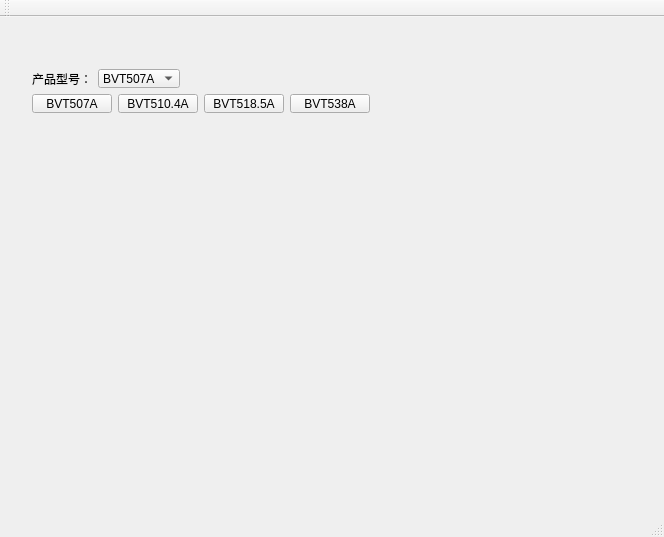
<?xml version="1.0" encoding="UTF-8"?>
<ui version="4.0">
 <class>Foundation</class>
 <widget class="QMainWindow" name="Foundation">
  <property name="geometry">
   <rect>
    <x>0</x>
    <y>0</y>
    <width>664</width>
    <height>537</height>
   </rect>
  </property>
  <property name="windowTitle">
   <string>Foundation</string>
  </property>
  <property name="styleSheet">
   <string notr="true">font: 11pt &quot;微软雅黑&quot;;</string>
  </property>
  <widget class="QWidget" name="centralWidget">
   <layout class="QGridLayout" name="gridLayout">
    <item row="0" column="0">
     <widget class="QStackedWidget" name="stackedWidget">
      <property name="currentIndex">
       <number>1</number>
      </property>
      <widget class="QWidget" name="page_login">
       <layout class="QGridLayout" name="gridLayout_3">
        <item row="0" column="1">
         <spacer name="verticalSpacer_2">
          <property name="orientation">
           <enum>Qt::Vertical</enum>
          </property>
          <property name="sizeHint" stdset="0">
           <size>
            <width>20</width>
            <height>103</height>
           </size>
          </property>
         </spacer>
        </item>
        <item row="1" column="0">
         <spacer name="horizontalSpacer_3">
          <property name="orientation">
           <enum>Qt::Horizontal</enum>
          </property>
          <property name="sizeHint" stdset="0">
           <size>
            <width>110</width>
            <height>20</height>
           </size>
          </property>
         </spacer>
        </item>
        <item row="1" column="1">
         <widget class="QWidget" name="widLogin" native="true">
          <layout class="QGridLayout" name="gridLayout_2">
           <item row="2" column="0" colspan="2">
            <layout class="QHBoxLayout" name="horizontalLayout_3">
             <item>
              <spacer name="horizontalSpacer">
               <property name="orientation">
                <enum>Qt::Horizontal</enum>
               </property>
               <property name="sizeHint" stdset="0">
                <size>
                 <width>40</width>
                 <height>20</height>
                </size>
               </property>
              </spacer>
             </item>
             <item>
              <widget class="QPushButton" name="btn_login">
               <property name="text">
                <string>login</string>
               </property>
              </widget>
             </item>
             <item>
              <widget class="QPushButton" name="btn_cancel">
               <property name="text">
                <string>cancel</string>
               </property>
              </widget>
             </item>
             <item>
              <spacer name="horizontalSpacer_2">
               <property name="orientation">
                <enum>Qt::Horizontal</enum>
               </property>
               <property name="sizeHint" stdset="0">
                <size>
                 <width>40</width>
                 <height>20</height>
                </size>
               </property>
              </spacer>
             </item>
            </layout>
           </item>
           <item row="0" column="0">
            <widget class="QLabel" name="label_userName">
             <property name="text">
              <string>User Name:</string>
             </property>
            </widget>
           </item>
           <item row="0" column="1">
            <widget class="QLineEdit" name="lineEdit_usrName"/>
           </item>
           <item row="1" column="1">
            <widget class="QLineEdit" name="lineEdit_passwd"/>
           </item>
           <item row="1" column="0">
            <widget class="QLabel" name="label_passwd">
             <property name="text">
              <string>Passwd:</string>
             </property>
            </widget>
           </item>
          </layout>
         </widget>
        </item>
        <item row="1" column="2">
         <spacer name="horizontalSpacer_4">
          <property name="orientation">
           <enum>Qt::Horizontal</enum>
          </property>
          <property name="sizeHint" stdset="0">
           <size>
            <width>110</width>
            <height>20</height>
           </size>
          </property>
         </spacer>
        </item>
        <item row="2" column="1">
         <spacer name="verticalSpacer">
          <property name="orientation">
           <enum>Qt::Vertical</enum>
          </property>
          <property name="sizeHint" stdset="0">
           <size>
            <width>20</width>
            <height>103</height>
           </size>
          </property>
         </spacer>
        </item>
       </layout>
      </widget>
      <widget class="QWidget" name="page_main">
       <widget class="QStackedWidget" name="page_mainConf">
        <property name="geometry">
         <rect>
          <x>10</x>
          <y>100</y>
          <width>631</width>
          <height>361</height>
         </rect>
        </property>
        <widget class="QWidget" name="page_1" native="true"/>
        <widget class="QWidget" name="page_2"/>
        <widget class="QWidget" name="page_3"/>
        <widget class="QWidget" name="page_4" native="true"/>
       </widget>
       <widget class="QWidget" name="">
        <property name="geometry">
         <rect>
          <x>12</x>
          <y>0</y>
          <width>588</width>
          <height>22</height>
         </rect>
        </property>
        <layout class="QHBoxLayout" name="horizontalLayout">
         <item>
          <spacer name="horizontalSpacer_9">
           <property name="orientation">
            <enum>Qt::Horizontal</enum>
           </property>
           <property name="sizeHint" stdset="0">
            <size>
             <width>228</width>
             <height>20</height>
            </size>
           </property>
          </spacer>
         </item>
         <item>
          <widget class="QLabel" name="label">
           <property name="text">
            <string>BVT系列产品配置</string>
           </property>
          </widget>
         </item>
         <item>
          <spacer name="horizontalSpacer_15">
           <property name="orientation">
            <enum>Qt::Horizontal</enum>
           </property>
           <property name="sizeHint" stdset="0">
            <size>
             <width>228</width>
             <height>20</height>
            </size>
           </property>
          </spacer>
         </item>
        </layout>
       </widget>
       <widget class="QWidget" name="">
        <property name="geometry">
         <rect>
          <x>10</x>
          <y>30</y>
          <width>590</width>
          <height>66</height>
         </rect>
        </property>
        <layout class="QVBoxLayout" name="verticalLayout">
         <item>
          <layout class="QHBoxLayout" name="horizontalLayout_2">
           <item>
            <widget class="QLabel" name="label_3">
             <property name="text">
              <string>产品型号：</string>
             </property>
            </widget>
           </item>
           <item>
            <widget class="QComboBox" name="comboBox">
             <item>
              <property name="text">
               <string>BVT507A</string>
              </property>
             </item>
            </widget>
           </item>
           <item>
            <spacer name="horizontalSpacer_16">
             <property name="orientation">
              <enum>Qt::Horizontal</enum>
             </property>
             <property name="sizeHint" stdset="0">
              <size>
               <width>40</width>
               <height>20</height>
              </size>
             </property>
            </spacer>
           </item>
          </layout>
         </item>
         <item>
          <layout class="QHBoxLayout" name="horizontalLayout_6">
           <item>
            <widget class="QPushButton" name="pushButton">
             <property name="text">
              <string>BVT507A</string>
             </property>
            </widget>
           </item>
           <item>
            <widget class="QPushButton" name="pushButton_2">
             <property name="text">
              <string>BVT510.4A</string>
             </property>
            </widget>
           </item>
           <item>
            <widget class="QPushButton" name="pushButton_5">
             <property name="text">
              <string>BVT518.5A</string>
             </property>
            </widget>
           </item>
           <item>
            <widget class="QPushButton" name="pushButton_6">
             <property name="text">
              <string>BVT538A</string>
             </property>
            </widget>
           </item>
           <item>
            <spacer name="horizontalSpacer_17">
             <property name="orientation">
              <enum>Qt::Horizontal</enum>
             </property>
             <property name="sizeHint" stdset="0">
              <size>
               <width>238</width>
               <height>20</height>
              </size>
             </property>
            </spacer>
           </item>
          </layout>
         </item>
        </layout>
       </widget>
      </widget>
     </widget>
    </item>
   </layout>
  </widget>
  <widget class="QMenuBar" name="menuBar">
   <property name="geometry">
    <rect>
     <x>0</x>
     <y>0</y>
     <width>664</width>
     <height>26</height>
    </rect>
   </property>
  </widget>
  <widget class="QToolBar" name="mainToolBar">
   <attribute name="toolBarArea">
    <enum>TopToolBarArea</enum>
   </attribute>
   <attribute name="toolBarBreak">
    <bool>false</bool>
   </attribute>
  </widget>
  <widget class="QStatusBar" name="statusBar"/>
 </widget>
 <layoutdefault spacing="6" margin="11"/>
 <resources/>
 <connections/>
</ui>
